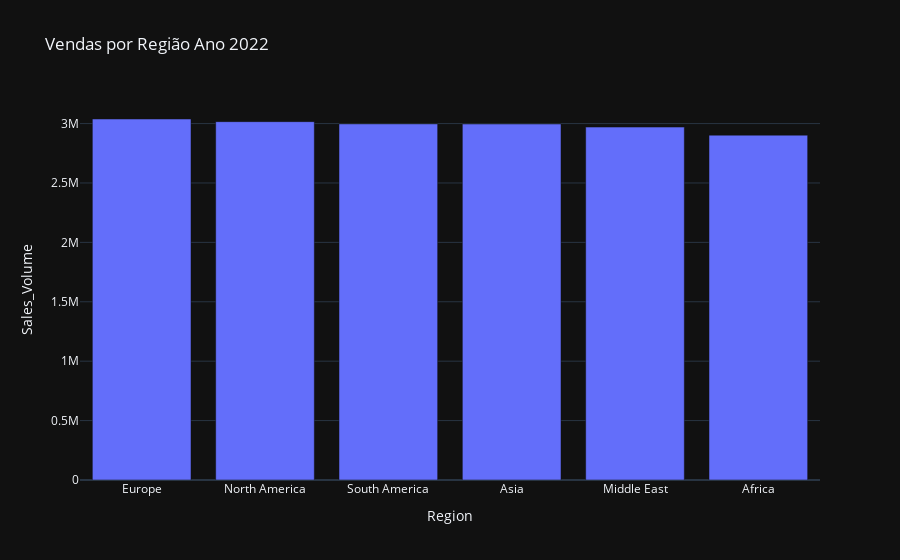

The code cell stored with this chart in its notebook:
### Code cell
df_region = px.bar(
    df_bmw_region,
    x='Region',
    y='Sales_Volume',
    title='Vendas por Região Ano 2022'
)
df_region.show()

### Figure 1 — Plotly figure (JSON) as saved in the notebook; plotly's stock layout.template omitted (floating-point values rounded to 4 significant figures)
{"data": [{"hovertemplate": "Region=%{x}<br>Sales_Volume=%{y}<extra></extra>", "legendgroup": "", "marker": {"color": "#636efa", "pattern": {"shape": ""}}, "name": "", "orientation": "v", "showlegend": false, "textposition": "auto", "x": ["Europe", "North America", "South America", "Asia", "Middle East", "Africa"], "xaxis": "x", "y": [3038459, 3016152, 2997182, 2996216, 2970449, 2902488], "yaxis": "y", "type": "bar"}], "layout": {"xaxis": {"anchor": "y", "domain": [0.0, 1.0], "title": {"text": "Region"}}, "yaxis": {"anchor": "x", "domain": [0.0, 1.0], "title": {"text": "Sales_Volume"}}, "legend": {"tracegroupgap": 0}, "title": {"text": "Vendas por Região Ano 2022"}, "barmode": "relative"}}
